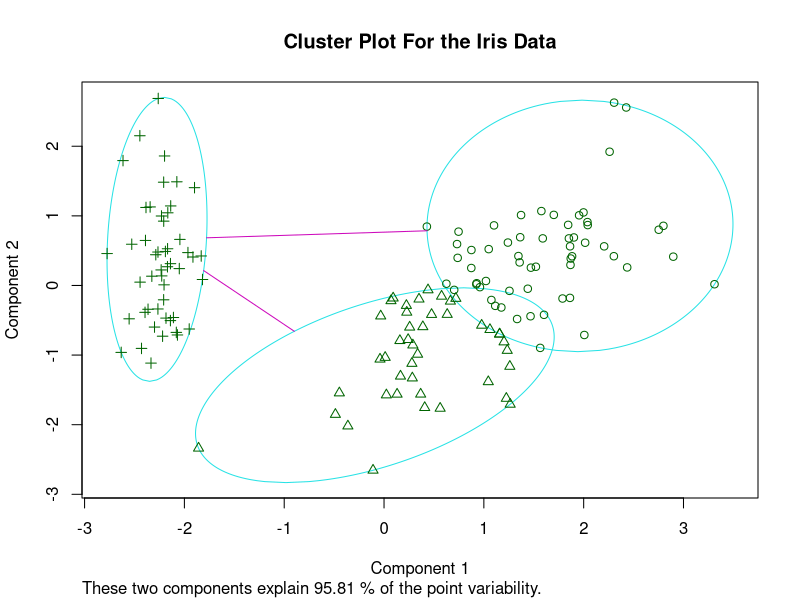
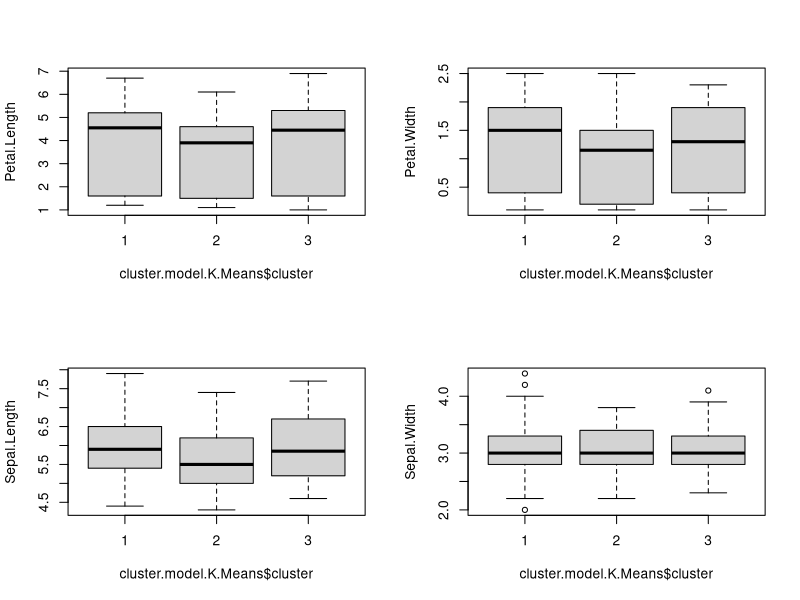

Here is the R script that generated these plots, in order:


library(datasets)
library(cluster)
library(fpc)
library(clue)
library(pvclust)

data("iris")
attach(iris)
View(iris)


#Randomising the dataset
indices <- sample(1:nrow(iris),nrow(iris), replace=FALSE)

#Removing the classification variable
iris.data <- as.data.frame(iris[indices,-5])


#############################################################################################################################
#K - means Clustering method
#############################################################################################################################


#Exploring on the Possible number of clusters: Note the Unsupervised Learning!
clusplot(pam(iris.data, 3, metric = "euclidean",stand = TRUE), main = "Cluster Plot For the Iris Data") #3- Clusters
#Note the point Variability Explained by the components.
#You may try increasing the clusters




# Clustering
cluster.model.K.Means <- kmeans(iris.data, 3) # 3 cluster solution
# get cluster means
aggregate(iris.data,by=list(cluster.model.K.Means$cluster),FUN=mean)

model.clusters <- as.data.frame(cluster.model.K.Means$cluster)
View(model.clusters)

#Merging the two datsets
merged.data <- merge(iris.data , model.clusters , by="row.names")
attach(merged.data)
View(merged.data)

#Partioning the Ploting Window
par(mfrow=c(2,2))
boxplot(Petal.Length~cluster.model.K.Means$cluster )
boxplot(Petal.Width~cluster.model.K.Means$cluster )
boxplot(Sepal.Length~cluster.model.K.Means$cluster )
boxplot(Sepal.Width~cluster.model.K.Means$cluster )
